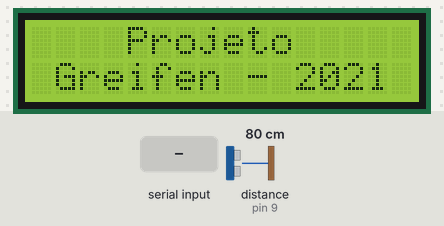
This sketch was run on a simulated Arduino Uno, built with avr-gcc and run on an emulated ATmega328P. Shown: 16×2 character LCD. The inputs (shaded band) are chosen by the test bench; at power-on: distance to the obstacle (sensor on pin 9) 80 cm. The echo pulse lasts 58.3 µs per cm; the audio player accepts every command and is not drawn.

Above: at 3.3 s.
3.4 s: "*" received over the second serial link
At 4.0 s:
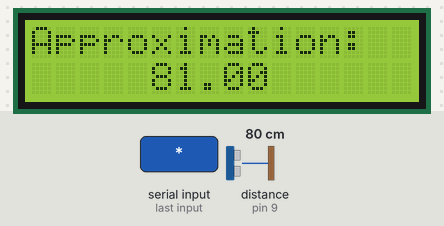
4.9 s: distance to the obstacle (sensor on pin 9) set to 120 cm
At 5.4 s:
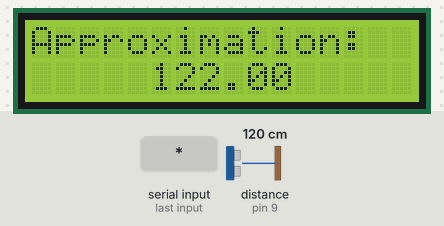
7.9 s: "@" received over the second serial link
At 8.9 s:
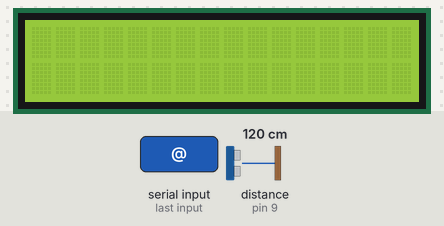
9.6 s: "$" received over the second serial link
At 10.3 s:
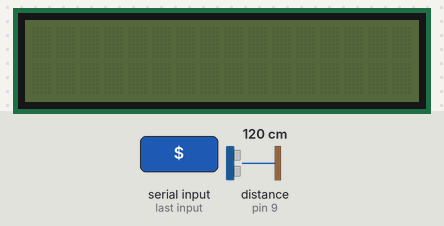
11.1 s: "*" received over the second serial link
At 12.3 s:
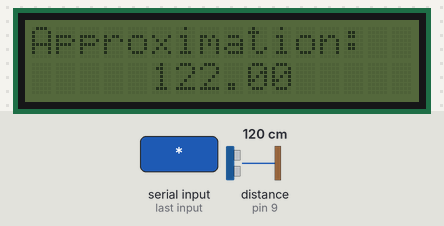
12.6 s: "*" received over the second serial link
At 12.79 s:
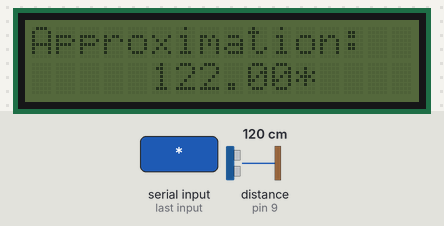
Timing chart, 0 to 15.3 s (numbered marks = the images above; inputs shaded):
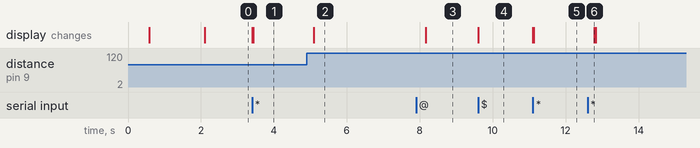

Measured:
- after the input at 3.4 s, the display: first changes at once (image 1 shows a later state)
- after the input at 4.9 s, the display: changes after 0.20 s (image 2)
- after the input at 7.9 s, the display: changes after 0.26 s (image 3)
- after the input at 9.6 s, the display: changes at once (image 4)
- after the input at 11.1 s, the display: first changes at once (image 5 shows a later state)
- after the input at 12.6 s, the display: changes after 0.19 s (image 6)

The sketch:

Audio_Ultrassonic_BT_Display.ino
```cpp
#include <Wire.h>
#include <LiquidCrystal_I2C.h>
#include <SoftwareSerial.h>
#include <NewPing.h>
#include "DFRobotDFPlayerMini.h"

SoftwareSerial BT (11,10);// RX, TX
SoftwareSerial MP3Serial(13, 12); //RX, TX

#define endereco 0x27
#define colunas 16
#define linhas 2
#define trigger 8 //cinza
#define echo 9 //roxo
#define distancia_max 200
#define volumeMP3 30

NewPing sonar (trigger, echo, distancia_max);
LiquidCrystal_I2C lcd (endereco, colunas, linhas);

DFRobotDFPlayerMini playerMP3;

char texto;
float distancia;

void setup() {

  MP3Serial.begin(9600);
  BT.begin(9600);

  playerMP3.begin(MP3Serial);
  playerMP3.volume(volumeMP3);

  lcd.init();
  lcd.backlight();

  lcd.setCursor(3, 0);
  lcd.print("iniciando");
  delay(1500);
  lcd.clear();

  lcd.setCursor(4, 0);
  lcd.print("Projeto");
  lcd.setCursor(1, 1);
  lcd.print("Greifen - 2021");

}

void loop() {

if (BT.available()) {

    texto = BT.read();
    lcd.print(texto);

      if(texto=='@'){
        lcd.clear();
        playerMP3.playFolder(1, 1);}

      if(texto=='#'){
        lcd.backlight();
        lcd.clear();
        playerMP3.playFolder(1, 2);}

      if(texto=='$'){
        lcd.noBacklight();
        lcd.clear();
        playerMP3.playFolder(1, 3);}

      if(texto=='.'){
        lcd.setCursor(0, 1);
        playerMP3.playFolder(1, 6);}

}

 else if(texto=='*'){

       distancia = sonar.ping_cm();
       lcd.clear();
       lcd.setCursor(0,0);
       lcd.print("Approximation:");
       lcd.setCursor(5,1);
       lcd.print(distancia);

       delay(250); }
}
```
